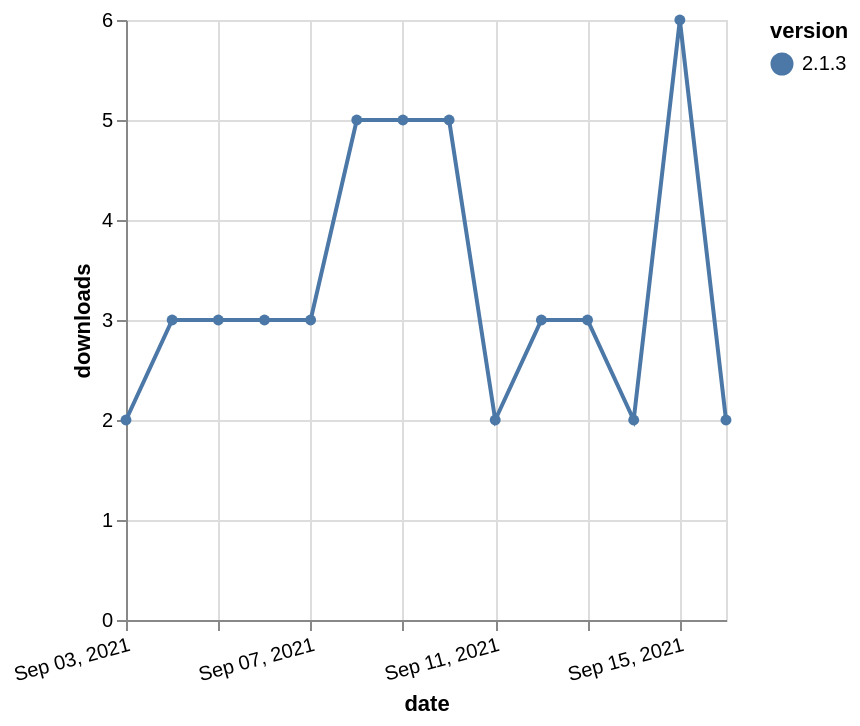

The Vega-Lite source for this figure:
### Vega-Lite specification from a JSON file in a GitHub repository (floating-point values rounded to 4 significant figures)
{"$schema": "https://vega.github.io/schema/vega-lite/v5.json", "description": "A simple bar chart with embedded data.", "data": {"values": [{"date": "2021-09-03", "total": 4902, "delta": 2, "version": "2.1.3"}, {"date": "2021-09-04", "total": 4905, "delta": 3, "version": "2.1.3"}, {"date": "2021-09-05", "total": 4908, "delta": 3, "version": "2.1.3"}, {"date": "2021-09-06", "total": 4911, "delta": 3, "version": "2.1.3"}, {"date": "2021-09-07", "total": 4914, "delta": 3, "version": "2.1.3"}, {"date": "2021-09-08", "total": 4919, "delta": 5, "version": "2.1.3"}, {"date": "2021-09-09", "total": 4924, "delta": 5, "version": "2.1.3"}, {"date": "2021-09-10", "total": 4929, "delta": 5, "version": "2.1.3"}, {"date": "2021-09-11", "total": 4931, "delta": 2, "version": "2.1.3"}, {"date": "2021-09-12", "total": 4934, "delta": 3, "version": "2.1.3"}, {"date": "2021-09-13", "total": 4937, "delta": 3, "version": "2.1.3"}, {"date": "2021-09-14", "total": 4939, "delta": 2, "version": "2.1.3"}, {"date": "2021-09-15", "total": 4945, "delta": 6, "version": "2.1.3"}, {"date": "2021-09-16", "total": 4947, "delta": 2, "version": "2.1.3"}]}, "width": "container", "mark": {"type": "line", "point": {"filled": true}}, "encoding": {"x": {"field": "date", "type": "temporal", "timeUnit": "yearmonthdate", "title": "date", "axis": {"labelAngle": -15}}, "y": {"field": "delta", "type": "quantitative", "title": "downloads"}, "color": {"field": "version", "type": "nominal"}, "tooltip": {"field": "delta"}}}
